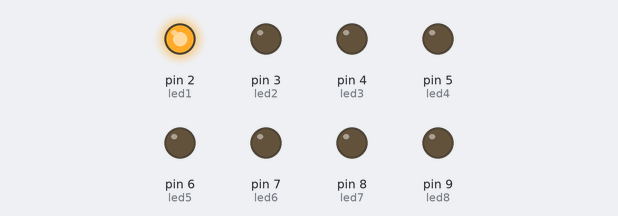
This sketch was run on a simulated Arduino Uno, built with avr-gcc and run on an emulated ATmega328P. Shown: output pins drawn as LEDs (lit = HIGH).

Above: at 0.05 s.
At 0.35 s:
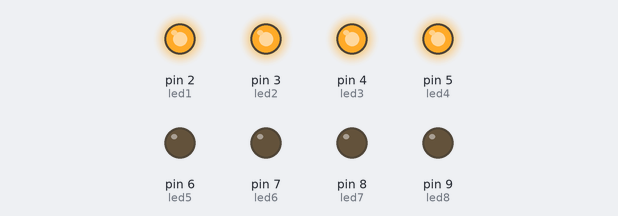
At 0.65 s:
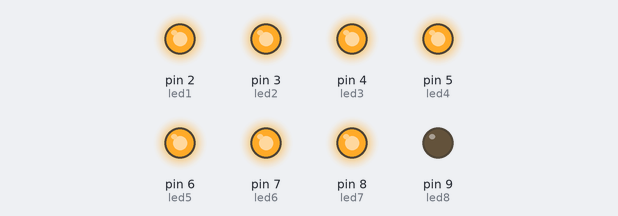
At 1.2 s:
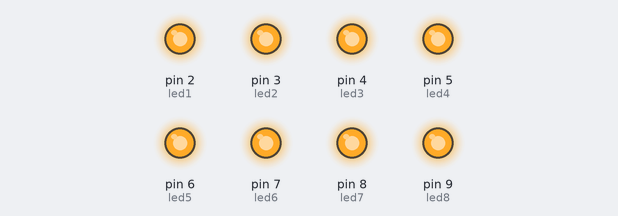
At 2.25 s:
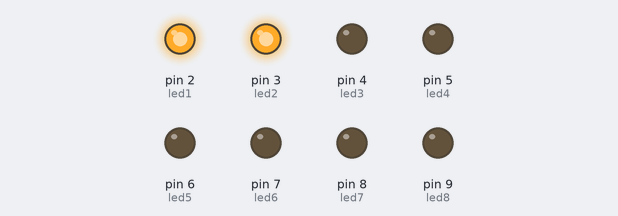
At 4.4 s:
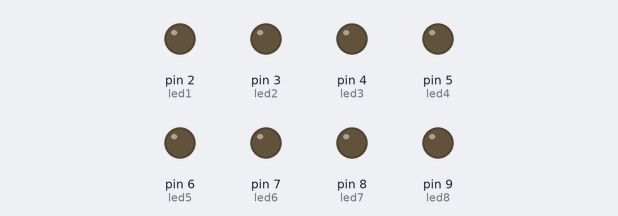
Timing chart, 0 to 6.0 s (numbered marks = the images above):
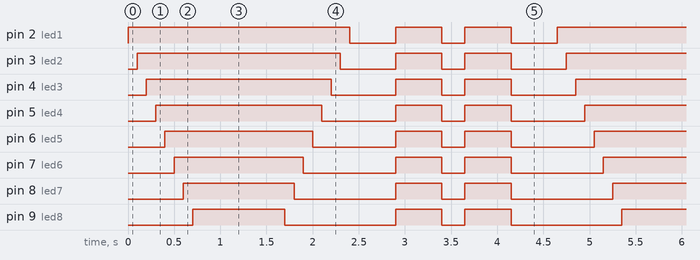

The sketch:

led_chaser_v1.ino
```cpp
// define the digital pins on which LED's are connected
int led1 = 2;
int led2 = 3;
int led3 = 4;
int led4 = 5;
int led5 = 6;
int led6 = 7;
int led7 = 8;
int led8 = 9;
int t = 100;


void setup() {
// set the pins to OUTPUT mode
  pinMode(led1,OUTPUT);
  pinMode(led2,OUTPUT);
  pinMode(led3,OUTPUT);
  pinMode(led4,OUTPUT);
  pinMode(led5,OUTPUT);
  pinMode(led6,OUTPUT);
  pinMode(led7,OUTPUT);
  pinMode(led8,OUTPUT);

}


void loop(){
// turn on the LED's in a sequence one after another
  digitalWrite(led1, HIGH);
  delay(t);
  digitalWrite(led2, HIGH);
  delay(t);
  digitalWrite(led3, HIGH);
  delay(t);
  digitalWrite(led4, HIGH);
  delay(t);
  digitalWrite(led5, HIGH);
  delay(t);
  digitalWrite(led6, HIGH);
  delay(t);
  digitalWrite(led7, HIGH);
  delay(t);
  digitalWrite(led8, HIGH);

  delay(1000);
// turn the LED's off one after another in opposite fashion
  digitalWrite(led8, LOW);
  delay(t);
  digitalWrite(led7, LOW);
  delay(t);
  digitalWrite(led6, LOW);
  delay(t);
  digitalWrite(led5, LOW);
  delay(t);
  digitalWrite(led4, LOW);
  delay(t);
  digitalWrite(led3, LOW);
  delay(t);
  digitalWrite(led2, LOW);
  delay(t);
  digitalWrite(led1, LOW);

  delay(500);
// turn on all LED's at the same time
  digitalWrite(led1, HIGH);
  digitalWrite(led2, HIGH);
  digitalWrite(led3, HIGH);
  digitalWrite(led4, HIGH);
  digitalWrite(led5, HIGH);
  digitalWrite(led6, HIGH);
  digitalWrite(led7, HIGH);
  digitalWrite(led8, HIGH);
  delay(500);

// turn off all LED's at the same time
  digitalWrite(led1, LOW);
  digitalWrite(led2, LOW);
  digitalWrite(led3, LOW);
  digitalWrite(led4, LOW);
  digitalWrite(led5, LOW);
  digitalWrite(led6, LOW);
  digitalWrite(led7, LOW);
  digitalWrite(led8, LOW);
  delay(250);

// turn on all LED's at the same time
  digitalWrite(led1, HIGH);
  digitalWrite(led2, HIGH);
  digitalWrite(led3, HIGH);
  digitalWrite(led4, HIGH);
  digitalWrite(led5, HIGH);
  digitalWrite(led6, HIGH);
  digitalWrite(led7, HIGH);
  digitalWrite(led8, HIGH);
  delay(500);

// turn off all LED's at the same time
  digitalWrite(led1, LOW);
  digitalWrite(led2, LOW);
  digitalWrite(led3, LOW);
  digitalWrite(led4, LOW);
  digitalWrite(led5, LOW);
  digitalWrite(led6, LOW);
  digitalWrite(led7, LOW);
  digitalWrite(led8, LOW);
  delay(500);

}
```

Measured:
- by itself, pin 2 (led1): repeats every 4.7 s: LOW 0.50 s, HIGH 0.50 s, LOW 0.25 s, HIGH 0.50 s, LOW 0.50 s, HIGH 2.4 s
- by itself, pin 3 (led2): repeats every 4.7 s: LOW 0.60 s, HIGH 0.50 s, LOW 0.25 s, HIGH 0.50 s, LOW 0.60 s, HIGH 2.2 s
- by itself, pin 4 (led3): repeats every 4.7 s: LOW 0.70 s, HIGH 0.50 s, LOW 0.25 s, HIGH 0.50 s, LOW 0.70 s, HIGH 2.0 s
- by itself, pin 5 (led4): repeats every 4.7 s: LOW 0.80 s, HIGH 0.50 s, LOW 0.25 s, HIGH 0.50 s, LOW 0.80 s, HIGH 1.8 s
- by itself, pin 6 (led5): repeats every 4.7 s: LOW 0.90 s, HIGH 0.50 s, LOW 0.25 s, HIGH 0.50 s, LOW 0.90 s, HIGH 1.6 s
- by itself, pin 7 (led6): repeats every 4.7 s: LOW 1.0 s, HIGH 0.50 s, LOW 0.25 s, HIGH 0.50 s, LOW 1.0 s, HIGH 1.4 s
- by itself, pin 8 (led7): repeats every 4.7 s: LOW 1.1 s, HIGH 0.50 s, LOW 0.25 s, HIGH 0.50 s, LOW 1.1 s, HIGH 1.2 s
- by itself, pin 9 (led8): repeats every 4.7 s: LOW 1.2 s, HIGH 0.50 s, LOW 0.25 s, HIGH 0.50 s, LOW 1.2 s, HIGH 1.0 s
